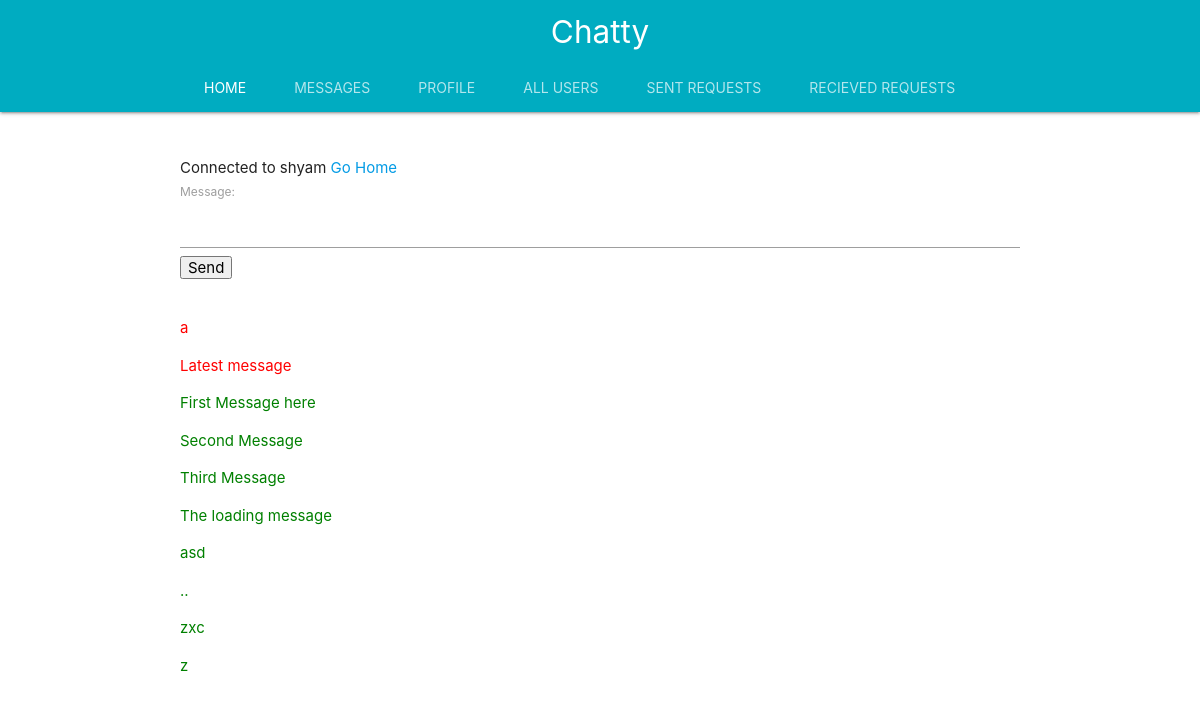
The page /message/3 (signed in) on the database its author committed.
### chat/models.py (models this page shows, shortened)
class chat(models.Model):
	message=models.CharField(max_length=500)
	message_to=models.ForeignKey(settings.AUTH_USER_MODEL,on_delete=models.CASCADE,related_name='message_to')
	message_from=models.ForeignKey(settings.AUTH_USER_MODEL,on_delete=models.CASCADE,related_name='message_from')
	send_date=models.DateTimeField(auto_now_add=True)

### chat/views.py (the view)
# urls.py: path('<int:id>',views.showMessage,name='show_message'),
def showMessage(request,id):
	messages=''
	to_user=get_object_or_404(User,id=id)
	form=ChatForm()
	if(to_user==request.user):
		message="Chatting with yourself huh !!"
	else:
		to_user_profile=get_object_or_404(Profile,user=to_user)
		request_user_profile=Profile.objects.get(user=request.user)
		if(request_user_profile.friends.filter(user=to_user).first()):
			status=True
			message="Connected to " + to_user.username
			messages = chat.objects.filter(message_to=request.user,message_from=to_user) | chat.objects.filter(message_to=to_user,message_from=request.user)
			messages.order_by('pk')
		else:
			status=False
			message="Connection terminated , You are not friends with " + to_user.username
	context={
		'messages':messages,
		'reciever_id':id,
		'status':status,
		'message': message,
		'form':form,
	}
	return render(request,'chat/message.html',context)

### chat/forms.py
class ChatForm(forms.ModelForm):
	class Meta:
		model=chat
		fields=['message']

### chat/templates/chat/message.html (shortened to what this page needs)
{% extends 'accounts/base.html' %}
{% load static %}
{% block content %}
	{% if message %}
		{{message}}
	{% endif %}
<a href="{% url 'accounts:index' %}">Go Home</a>
{% if status %}
<form method="GET" action="{% url 'chat:send_message' reciever_id %}" id='msgForm'>
	{{form}}
	<input type="Submit" value="Send">
</form>
<br>
<div id='msgBlock' get_msg_action="{% url 'chat:get_message' reciever_id %}">
{% if messages %}
	{% for msg in messages %}
		{% if msg.message_to == request.user%}
			<p style="color: red">{{msg.message}}</p>
		{% else %}
			<p style="color:green">{{msg.message}}</p>
		{% endif%}
	{% endfor %}
{% else %}
	Start an conversation now
{% endif %}
</div>
{% endif %}
{% endblock %}

### rows shown on the page
chat: message "a"
chat: message "Latest message"
chat: message "First Message here"
chat: message "Second Message"
chat: message "Third Message"
chat: message "The loading message"
chat: message "asd"
chat: message ".."
chat: message "zxc"
chat: message "z"

### other values the page prints
{{ message }} "Connected to shyam"
